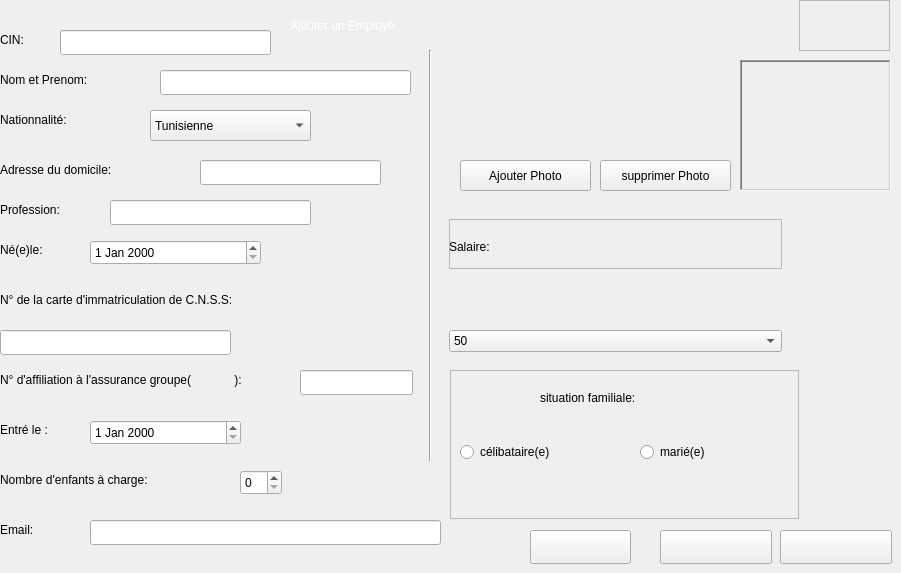
    <widget class="QWidget" name="ajouter">
     <attribute name="title">
      <string>Tab 1</string>
     </attribute>
     <widget class="QLabel" name="cin">
      <property name="geometry">
       <rect>
        <x>0</x>
        <y>30</y>
        <width>69</width>
        <height>20</height>
       </rect>
      </property>
      <property name="styleSheet">
       <string notr="true">font: 75 10pt &quot;MS Shell Dlg 2&quot;;</string>
      </property>
      <property name="text">
       <string>CIN:</string>
      </property>
     </widget>
     <widget class="QLabel" name="nomprenom">
      <property name="geometry">
       <rect>
        <x>0</x>
        <y>70</y>
        <width>151</width>
        <height>20</height>
       </rect>
      </property>
      <property name="styleSheet">
       <string notr="true">
font: 75 10pt &quot;MS Shell Dlg 2&quot;;</string>
      </property>
      <property name="text">
       <string>Nom et Prenom:</string>
      </property>
     </widget>
     <widget class="QLabel" name="Nationnalite">
      <property name="geometry">
       <rect>
        <x>0</x>
        <y>110</y>
        <width>121</width>
        <height>20</height>
       </rect>
      </property>
      <property name="styleSheet">
       <string notr="true">font: 75 10pt &quot;MS Shell Dlg 2&quot;;</string>
      </property>
      <property name="text">
       <string>Nationnalité:</string>
      </property>
     </widget>
     <widget class="QLabel" name="adresse">
      <property name="geometry">
       <rect>
        <x>0</x>
        <y>160</y>
        <width>191</width>
        <height>20</height>
       </rect>
      </property>
      <property name="styleSheet">
       <string notr="true">font: 75 10pt &quot;MS Shell Dlg 2&quot;;</string>
      </property>
      <property name="text">
       <string>Adresse du domicile:</string>
      </property>
     </widget>
     <widget class="QLabel" name="profession">
      <property name="geometry">
       <rect>
        <x>0</x>
        <y>200</y>
        <width>101</width>
        <height>20</height>
       </rect>
      </property>
      <property name="styleSheet">
       <string notr="true">font: 75 10pt &quot;MS Shell Dlg 2&quot;;</string>
      </property>
      <property name="text">
       <string>Profession:</string>
      </property>
     </widget>
     <widget class="QLabel" name="Naissance">
      <property name="geometry">
       <rect>
        <x>0</x>
        <y>240</y>
        <width>81</width>
        <height>20</height>
       </rect>
      </property>
      <property name="styleSheet">
       <string notr="true">
font: 75 10pt &quot;MS Shell Dlg 2&quot;;</string>
      </property>
      <property name="text">
       <string>Né(e)le:</string>
      </property>
     </widget>
     <widget class="QLabel" name="cnss">
      <property name="geometry">
       <rect>
        <x>0</x>
        <y>290</y>
        <width>361</width>
        <height>20</height>
       </rect>
      </property>
      <property name="styleSheet">
       <string notr="true">font: 75 9pt &quot;MS Shell Dlg 2&quot;;</string>
      </property>
      <property name="text">
       <string>N° de la carte d'immatriculation de C.N.S.S:</string>
      </property>
     </widget>
     <widget class="QLabel" name="assurance">
      <property name="geometry">
       <rect>
        <x>0</x>
        <y>370</y>
        <width>291</width>
        <height>20</height>
       </rect>
      </property>
      <property name="styleSheet">
       <string notr="true">font: 75 9pt &quot;MS Shell Dlg 2&quot;;</string>
      </property>
      <property name="text">
       <string>N° d'affiliation à l'assurance groupe(             ):</string>
      </property>
     </widget>
     <widget class="QLabel" name="date_entree">
      <property name="geometry">
       <rect>
        <x>0</x>
        <y>420</y>
        <width>69</width>
        <height>20</height>
       </rect>
      </property>
      <property name="styleSheet">
       <string notr="true">font: 75 9pt &quot;MS Shell Dlg 2&quot;;</string>
      </property>
      <property name="text">
       <string>Entré le :</string>
      </property>
     </widget>
     <widget class="QLabel" name="nombre_enfants">
      <property name="geometry">
       <rect>
        <x>0</x>
        <y>470</y>
        <width>231</width>
        <height>20</height>
       </rect>
      </property>
      <property name="styleSheet">
       <string notr="true">font: 75 9pt &quot;MS Shell Dlg 2&quot;;</string>
      </property>
      <property name="text">
       <string>Nombre d'enfants à charge:</string>
      </property>
     </widget>
     <widget class="QFrame" name="verticalFrame">
      <property name="geometry">
       <rect>
        <x>440</x>
        <y>210</y>
        <width>351</width>
        <height>151</height>
       </rect>
      </property>
      <layout class="QVBoxLayout" name="verticalLayout">
       <item>
        <widget class="QFrame" name="frame_2">
         <property name="frameShape">
          <enum>QFrame::StyledPanel</enum>
         </property>
         <property name="frameShadow">
          <enum>QFrame::Raised</enum>
         </property>
         <widget class="QLabel" name="salaire">
          <property name="geometry">
           <rect>
            <x>0</x>
            <y>20</y>
            <width>349</width>
            <height>16</height>
           </rect>
          </property>
          <property name="styleSheet">
           <string notr="true">font: 75 10pt &quot;MS Shell Dlg 2&quot;;
font: 9pt &quot;MS Shell Dlg 2&quot;;</string>
          </property>
          <property name="text">
           <string>Salaire:</string>
          </property>
          <property name="margin">
           <number>50</number>
          </property>
         </widget>
        </widget>
       </item>
       <item>
        <widget class="QLabel" name="label_15">
         <property name="text">
          <string/>
         </property>
        </widget>
       </item>
       <item>
        <widget class="QComboBox" name="comboBox_salaire">
         <item>
          <property name="text">
           <string>50</string>
          </property>
         </item>
         <item>
          <property name="text">
           <string>70</string>
          </property>
         </item>
         <item>
          <property name="text">
           <string>120</string>
          </property>
         </item>
         <item>
          <property name="text">
           <string>1200</string>
          </property>
         </item>
         <item>
          <property name="text">
           <string>150</string>
          </property>
         </item>
        </widget>
       </item>
      </layout>
     </widget>
     <widget class="QFrame" name="frame">
      <property name="geometry">
       <rect>
        <x>450</x>
        <y>370</y>
        <width>349</width>
        <height>149</height>
       </rect>
      </property>
      <property name="frameShape">
       <enum>QFrame::StyledPanel</enum>
      </property>
      <property name="frameShadow">
       <enum>QFrame::Raised</enum>
      </property>
      <property name="midLineWidth">
       <number>0</number>
      </property>
      <widget class="QLabel" name="situation_familiale">
       <property name="geometry">
        <rect>
         <x>90</x>
         <y>20</y>
         <width>151</width>
         <height>16</height>
        </rect>
       </property>
       <property name="styleSheet">
        <string notr="true">font: 75 9pt &quot;MS Shell Dlg 2&quot;;</string>
       </property>
       <property name="text">
        <string>situation familiale:</string>
       </property>
      </widget>
      <widget class="QRadioButton" name="radioButton_familale">
       <property name="geometry">
        <rect>
         <x>10</x>
         <y>70</y>
         <width>171</width>
         <height>24</height>
        </rect>
       </property>
       <property name="text">
        <string>célibataire(e)</string>
       </property>
      </widget>
      <widget class="QRadioButton" name="radioButton_2_familiale">
       <property name="geometry">
        <rect>
         <x>190</x>
         <y>70</y>
         <width>120</width>
         <height>24</height>
        </rect>
       </property>
       <property name="text">
        <string>marié(e)</string>
       </property>
      </widget>
     </widget>
     <widget class="QDateEdit" name="dateEdit_naissance">
      <property name="geometry">
       <rect>
        <x>90</x>
        <y>240</y>
        <width>171</width>
        <height>25</height>
       </rect>
      </property>
     </widget>
     <widget class="QLineEdit" name="lineEdit_cin">
      <property name="geometry">
       <rect>
        <x>60</x>
        <y>30</y>
        <width>211</width>
        <height>25</height>
       </rect>
      </property>
     </widget>
     <widget class="QLineEdit" name="lineEdit_2_nom_et_prenom">
      <property name="geometry">
       <rect>
        <x>160</x>
        <y>70</y>
        <width>251</width>
        <height>25</height>
       </rect>
      </property>
     </widget>
     <widget class="QLineEdit" name="lineEdit_3_adresse">
      <property name="geometry">
       <rect>
        <x>200</x>
        <y>160</y>
        <width>181</width>
        <height>25</height>
       </rect>
      </property>
     </widget>
     <widget class="QLineEdit" name="lineEdit_profession">
      <property name="geometry">
       <rect>
        <x>110</x>
        <y>200</y>
        <width>201</width>
        <height>25</height>
       </rect>
      </property>
     </widget>
     <widget class="QLineEdit" name="lineEdit_cnss">
      <property name="geometry">
       <rect>
        <x>0</x>
        <y>330</y>
        <width>231</width>
        <height>25</height>
       </rect>
      </property>
     </widget>
     <widget class="QLineEdit" name="lineEdit_assurance">
      <property name="geometry">
       <rect>
        <x>300</x>
        <y>370</y>
        <width>113</width>
        <height>25</height>
       </rect>
      </property>
     </widget>
     <widget class="QSpinBox" name="spinBox_enfants">
      <property name="geometry">
       <rect>
        <x>240</x>
        <y>470</y>
        <width>42</width>
        <height>25</height>
       </rect>
      </property>
     </widget>
     <widget class="QComboBox" name="comboBox_2_nationnalite">
      <property name="geometry">
       <rect>
        <x>150</x>
        <y>110</y>
        <width>161</width>
        <height>31</height>
       </rect>
      </property>
      <item>
       <property name="text">
        <string>Tunisienne</string>
       </property>
      </item>
      <item>
       <property name="text">
        <string>française</string>
       </property>
      </item>
     </widget>
     <widget class="Line" name="line">
      <property name="geometry">
       <rect>
        <x>420</x>
        <y>50</y>
        <width>20</width>
        <height>411</height>
       </rect>
      </property>
      <property name="orientation">
       <enum>Qt::Vertical</enum>
      </property>
     </widget>
     <widget class="QLabel" name="label_img_image">
      <property name="geometry">
       <rect>
        <x>740</x>
        <y>60</y>
        <width>151</width>
        <height>131</height>
       </rect>
      </property>
      <property name="styleSheet">
       <string notr="true">font: 8pt &quot;MS Shell Dlg 2&quot;;
image: url(:/img/employe.png);</string>
      </property>
      <property name="frameShape">
       <enum>QFrame::WinPanel</enum>
      </property>
      <property name="frameShadow">
       <enum>QFrame::Sunken</enum>
      </property>
      <property name="text">
       <string/>
      </property>
      <property name="margin">
       <number>40</number>
      </property>
     </widget>
     <widget class="QPushButton" name="pushButton_Ajouter_photo">
      <property name="geometry">
       <rect>
        <x>460</x>
        <y>160</y>
        <width>131</width>
        <height>31</height>
       </rect>
      </property>
      <property name="styleSheet">
       <string notr="true">font: 9pt &quot;MS Shell Dlg 2&quot;;</string>
      </property>
      <property name="text">
       <string>Ajouter Photo</string>
      </property>
     </widget>
     <widget class="QPushButton" name="pushButton_supprimer_photo">
      <property name="geometry">
       <rect>
        <x>600</x>
        <y>160</y>
        <width>131</width>
        <height>31</height>
       </rect>
      </property>
      <property name="styleSheet">
       <string notr="true">font: 8pt &quot;MS Shell Dlg 2&quot;;</string>
      </property>
      <property name="text">
       <string>supprimer Photo</string>
      </property>
     </widget>
     <widget class="QLabel" name="label">
      <property name="geometry">
       <rect>
        <x>290</x>
        <y>10</y>
        <width>391</width>
        <height>31</height>
       </rect>
      </property>
      <property name="styleSheet">
       <string notr="true">font: 75 9pt &quot;MS Shell Dlg 2&quot;;
font: 75 16pt &quot;MS Shell Dlg 2&quot;;
color: rgb(255, 255, 255);</string>
      </property>
      <property name="text">
       <string>Ajouter un Employé</string>
      </property>
      <property name="margin">
       <number>50</number>
      </property>
     </widget>
     <widget class="QPushButton" name="pushButton_quitter">
      <property name="geometry">
       <rect>
        <x>780</x>
        <y>530</y>
        <width>112</width>
        <height>34</height>
       </rect>
      </property>
      <property name="styleSheet">
       <string notr="true">image: url(:/img/croi.png);</string>
      </property>
      <property name="text">
       <string/>
      </property>
     </widget>
     <widget class="QPushButton" name="pushButton_valider">
      <property name="geometry">
       <rect>
        <x>660</x>
        <y>530</y>
        <width>112</width>
        <height>34</height>
       </rect>
      </property>
      <property name="styleSheet">
       <string notr="true">image: url(:/img/valider.png);</string>
      </property>
      <property name="text">
       <string/>
      </property>
      <property name="checkable">
       <bool>false</bool>
      </property>
      <property name="checked">
       <bool>false</bool>
      </property>
      <property name="autoRepeat">
       <bool>false</bool>
      </property>
      <property name="autoExclusive">
       <bool>false</bool>
      </property>
      <property name="autoDefault">
       <bool>false</bool>
      </property>
      <property name="default">
       <bool>false</bool>
      </property>
      <property name="flat">
       <bool>false</bool>
      </property>
     </widget>
     <widget class="QLabel" name="label_email">
      <property name="geometry">
       <rect>
        <x>0</x>
        <y>520</y>
        <width>81</width>
        <height>20</height>
       </rect>
      </property>
      <property name="styleSheet">
       <string notr="true">font: 9pt &quot;MS Shell Dlg 2&quot;;
font: 11pt &quot;MS Shell Dlg 2&quot;;</string>
      </property>
      <property name="text">
       <string>Email:</string>
      </property>
     </widget>
     <widget class="QLineEdit" name="lineEdit_email">
      <property name="geometry">
       <rect>
        <x>90</x>
        <y>520</y>
        <width>351</width>
        <height>25</height>
       </rect>
      </property>
     </widget>
     <widget class="QFrame" name="frame_4">
      <property name="geometry">
       <rect>
        <x>799</x>
        <y>0</y>
        <width>91</width>
        <height>51</height>
       </rect>
      </property>
      <property name="styleSheet">
       <string notr="true">image: url(:/img/273748291_4587502171372904_7310387823936526442_n.png);</string>
      </property>
      <property name="frameShape">
       <enum>QFrame::StyledPanel</enum>
      </property>
      <property name="frameShadow">
       <enum>QFrame::Raised</enum>
      </property>
     </widget>
     <widget class="QDateEdit" name="dateEdit_entree">
      <property name="geometry">
       <rect>
        <x>90</x>
        <y>420</y>
        <width>151</width>
        <height>25</height>
       </rect>
      </property>
     </widget>
     <widget class="QPushButton" name="pushButton_2">
      <property name="geometry">
       <rect>
        <x>530</x>
        <y>530</y>
        <width>101</width>
        <height>34</height>
       </rect>
      </property>
      <property name="styleSheet">
       <string notr="true">image: url(:/img/modifier.png);</string>
      </property>
      <property name="text">
       <string/>
      </property>
     </widget>
    </widget>
